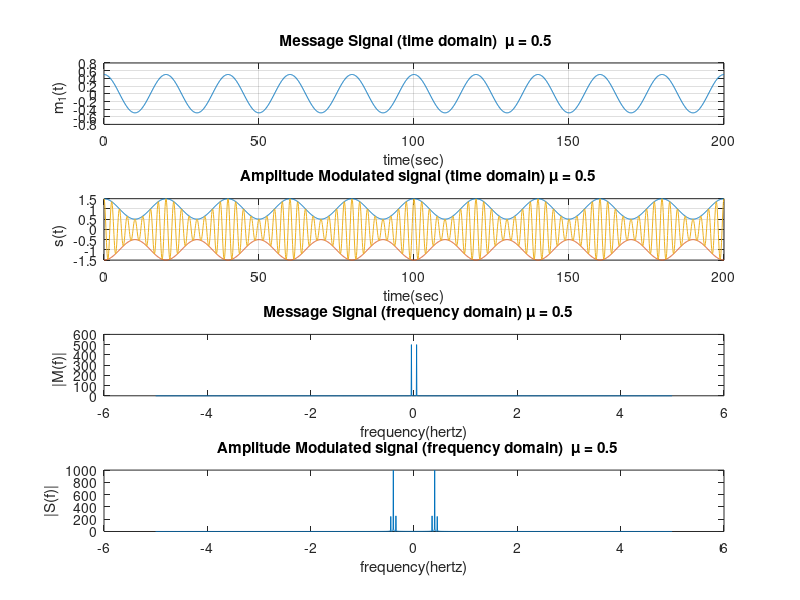
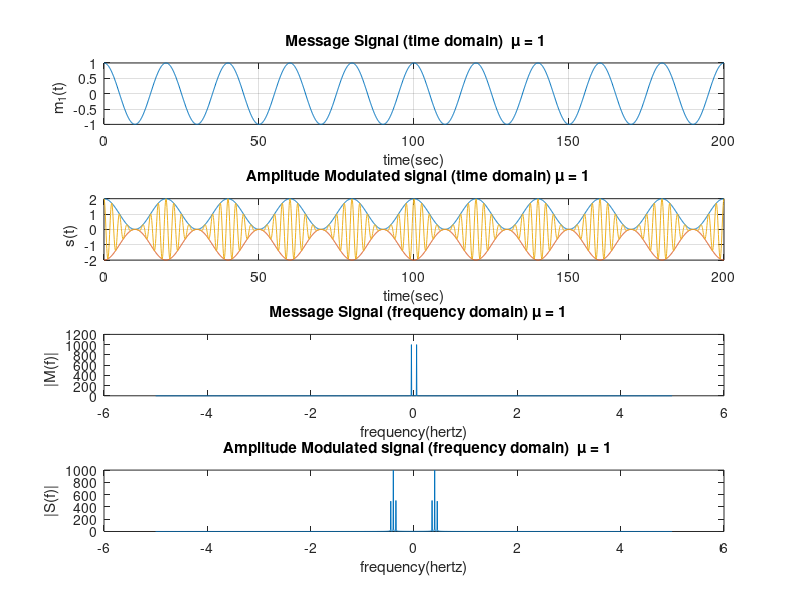
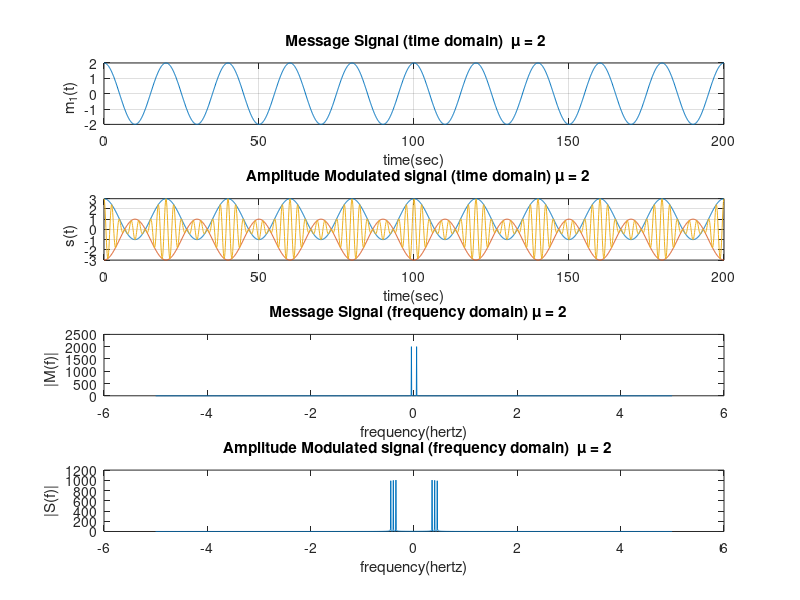

Recreate these plots in MATLAB, in order.
fs=10;  % Sampling frequency (in hertz)
fa=0.05;    % Frequency of message signal
Ta=1/(fa);   % Time period of message signal
fc=0.4; % Frequency of carrier signal
Tc=1/fc;    % Time period of carrier signal
t=linspace(0,10*Ta,200*fs);   % Total time for simulation

%-------------------- Carrier Signal --------------------%
Ac=1; % Amplitude of carrier signal [ where, modulation Index (m)=Am/Ac ]
yc=Ac*cos(2*pi*fc*t);   % Eqation of carrier signal
plot(t,yc), grid on;    % Graphical representation of carrier signal
title ( ' Plot of Carrier Signal   ');
xlabel ( ' Time(sec) ');
ylabel (' Amplitude(volt) ');

c = 1;
%-------------------- AM modulation Index --------------------%
for i =[0.5 1 2]
    m = i;
    
    %-------------------- Message Signal --------------------%
    Am=m*Ac;   % Amplitude of message signal
    ym=Am*cos(2*pi*fa*t);  % Eqaution of message signal
    figure(c)
    subplot(4,1,1); 
    plot(t,ym), grid on; % Graphical representation of Message signal
    title ( [' Message Signal (time domain)  \mu = ', num2str(m)]);
    xlabel ( ' time(sec) ');
    ylabel (' m_{1}(t)   ');

    %-------------------- AM Modulation --------------------% 
    s=Ac*(1+m*cos(2*pi*fa*t)).*cos(2*pi*fc*t); % Equation of Amplitude modulated signal
    figure(c)
    subplot(4,1,2); % Graphical representation of AM signal
    plot(t,ym+1);
    hold on
    plot(t,-ym-1);
    hold on
    plot(t,s);
    title ( ['  Amplitude Modulated signal (time domain) \mu = ', num2str(m)]);
    xlabel ( ' time(sec) ');
    ylabel ('s(t)   ');
    grid on;

    %-------------------- Fourier Transform of Message signal --------------------%
    L = length(t);
    fftSignal = fft(ym,L);  % finding the fourier transform
    fftSignal = fftshift(fftSignal);    % shifting zero-frequency component to center of spectrum
    f = (-L/2: L/2-1).*fs/L;
    figure(c)
    subplot(4,1,3);
    plot(f,abs(fftSignal)); % Graphical representation of Fourier Transform of Message signal
    title ([ '  Message Signal (frequency domain) \mu = ', num2str(m)]);
    xlabel ( ' frequency(hertz) ');
    ylabel (' |M(f)|   ');

    %-------------------- Fourier Transform of Modulated signal --------------------%
    fft_s = fftshift(fft(s));   % finding the fourier transform and 
                                % shifting zero-frequency component to center of spectrum
    figure(c)
    subplot(4,1,4);
    plot(f,abs(fft_s)); % Graphical representation of Fourier Transform of Modulated signal
    title ( ['  Amplitude Modulated signal (frequency domain)  \mu = ', num2str(m)]);
    xlabel ( ' frequency(hertz) ');
    ylabel (' |S(f)| ');
    
    c = c+1;
end

